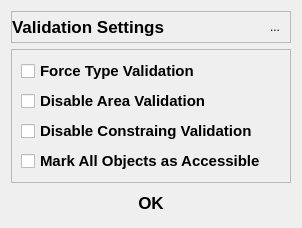
<?xml version="1.0" encoding="UTF-8"?>
<ui version="4.0">
 <class>Dialog</class>
 <widget class="QDialog" name="Dialog">
  <property name="geometry">
   <rect>
    <x>0</x>
    <y>0</y>
    <width>302</width>
    <height>227</height>
   </rect>
  </property>
  <property name="windowTitle">
   <string>Settings Selection</string>
  </property>
  <property name="windowIcon">
   <iconset>
    <normaloff>icons/interlis.png</normaloff>icons/interlis.png</iconset>
  </property>
  <property name="styleSheet">
   <string notr="true">QRadioButton::indicator:checked, QCheckBox::indicator:checked {
    image: url(icons/check-circle-green.svg);
}
QRadioButton::indicator:unchecked, QCheckBox::indicator:unchecked {
    image: url(icons/circle.svg);
}</string>
  </property>
  <layout class="QVBoxLayout" name="verticalLayout_2">
   <item>
    <widget class="QFrame" name="frame">
     <property name="frameShape">
      <enum>QFrame::StyledPanel</enum>
     </property>
     <property name="frameShadow">
      <enum>QFrame::Raised</enum>
     </property>
     <layout class="QHBoxLayout" name="horizontalLayout">
      <property name="spacing">
       <number>15</number>
      </property>
      <property name="leftMargin">
       <number>0</number>
      </property>
      <property name="topMargin">
       <number>0</number>
      </property>
      <property name="rightMargin">
       <number>0</number>
      </property>
      <property name="bottomMargin">
       <number>0</number>
      </property>
      <item>
       <widget class="QLabel" name="Title">
        <property name="font">
         <font>
          <pointsize>13</pointsize>
          <bold>true</bold>
         </font>
        </property>
        <property name="text">
         <string>Validation Settings</string>
        </property>
        <property name="alignment">
         <set>Qt::AlignLeading|Qt::AlignLeft|Qt::AlignVCenter</set>
        </property>
       </widget>
      </item>
      <item>
       <widget class="QToolButton" name="configButton">
        <property name="minimumSize">
         <size>
          <width>30</width>
          <height>30</height>
         </size>
        </property>
        <property name="styleSheet">
         <string notr="true">QToolButton[objectName^=&quot;configButton&quot;]:hover {
	background-color : rgb(230,230,230);
	border-radius: 15px;
	border-style: outset;
}


</string>
        </property>
        <property name="text">
         <string>...</string>
        </property>
        <property name="icon">
         <iconset>
          <normaloff>icons/tool.svg</normaloff>icons/tool.svg</iconset>
        </property>
        <property name="iconSize">
         <size>
          <width>30</width>
          <height>30</height>
         </size>
        </property>
        <property name="autoRaise">
         <bool>true</bool>
        </property>
       </widget>
      </item>
     </layout>
    </widget>
   </item>
   <item>
    <widget class="QFrame" name="selectionFrame">
     <property name="enabled">
      <bool>true</bool>
     </property>
     <property name="frameShape">
      <enum>QFrame::StyledPanel</enum>
     </property>
     <property name="frameShadow">
      <enum>QFrame::Raised</enum>
     </property>
     <layout class="QVBoxLayout" name="verticalLayout">
      <item>
       <widget class="QCheckBox" name="validationOption0">
        <property name="sizePolicy">
         <sizepolicy hsizetype="Preferred" vsizetype="Preferred">
          <horstretch>0</horstretch>
          <verstretch>0</verstretch>
         </sizepolicy>
        </property>
        <property name="font">
         <font>
          <pointsize>11</pointsize>
          <bold>true</bold>
         </font>
        </property>
        <property name="styleSheet">
         <string notr="true"/>
        </property>
        <property name="text">
         <string>Force Type Validation</string>
        </property>
        <property name="checkable">
         <bool>true</bool>
        </property>
        <property name="checked">
         <bool>false</bool>
        </property>
       </widget>
      </item>
      <item>
       <widget class="QCheckBox" name="validationOption1">
        <property name="sizePolicy">
         <sizepolicy hsizetype="Preferred" vsizetype="Preferred">
          <horstretch>0</horstretch>
          <verstretch>0</verstretch>
         </sizepolicy>
        </property>
        <property name="font">
         <font>
          <pointsize>11</pointsize>
          <bold>true</bold>
         </font>
        </property>
        <property name="text">
         <string>Disable Area Validation</string>
        </property>
       </widget>
      </item>
      <item>
       <widget class="QCheckBox" name="validationOption2">
        <property name="sizePolicy">
         <sizepolicy hsizetype="Preferred" vsizetype="Preferred">
          <horstretch>0</horstretch>
          <verstretch>0</verstretch>
         </sizepolicy>
        </property>
        <property name="font">
         <font>
          <pointsize>11</pointsize>
          <bold>true</bold>
         </font>
        </property>
        <property name="text">
         <string>Disable Constraing Validation</string>
        </property>
        <property name="iconSize">
         <size>
          <width>20</width>
          <height>20</height>
         </size>
        </property>
        <property name="checked">
         <bool>false</bool>
        </property>
       </widget>
      </item>
      <item>
       <widget class="QCheckBox" name="validationOption3">
        <property name="sizePolicy">
         <sizepolicy hsizetype="Preferred" vsizetype="Preferred">
          <horstretch>0</horstretch>
          <verstretch>0</verstretch>
         </sizepolicy>
        </property>
        <property name="font">
         <font>
          <pointsize>11</pointsize>
          <bold>true</bold>
         </font>
        </property>
        <property name="text">
         <string>Mark All Objects as Accessible</string>
        </property>
        <property name="iconSize">
         <size>
          <width>20</width>
          <height>20</height>
         </size>
        </property>
        <property name="checked">
         <bool>false</bool>
        </property>
       </widget>
      </item>
     </layout>
    </widget>
   </item>
   <item>
    <widget class="QPushButton" name="okButton">
     <property name="sizePolicy">
      <sizepolicy hsizetype="Expanding" vsizetype="Fixed">
       <horstretch>0</horstretch>
       <verstretch>0</verstretch>
      </sizepolicy>
     </property>
     <property name="minimumSize">
      <size>
       <width>170</width>
       <height>0</height>
      </size>
     </property>
     <property name="font">
      <font>
       <pointsize>13</pointsize>
       <bold>true</bold>
      </font>
     </property>
     <property name="styleSheet">
      <string notr="true">QPushButton[objectName^=&quot;okButton&quot;]:hover {
	background-color : rgb(230,230,230);
	border-radius: 20px;
	border-style: outset;
}

</string>
     </property>
     <property name="text">
      <string>OK</string>
     </property>
     <property name="flat">
      <bool>true</bool>
     </property>
    </widget>
   </item>
  </layout>
 </widget>
 <resources/>
 <connections/>
</ui>
